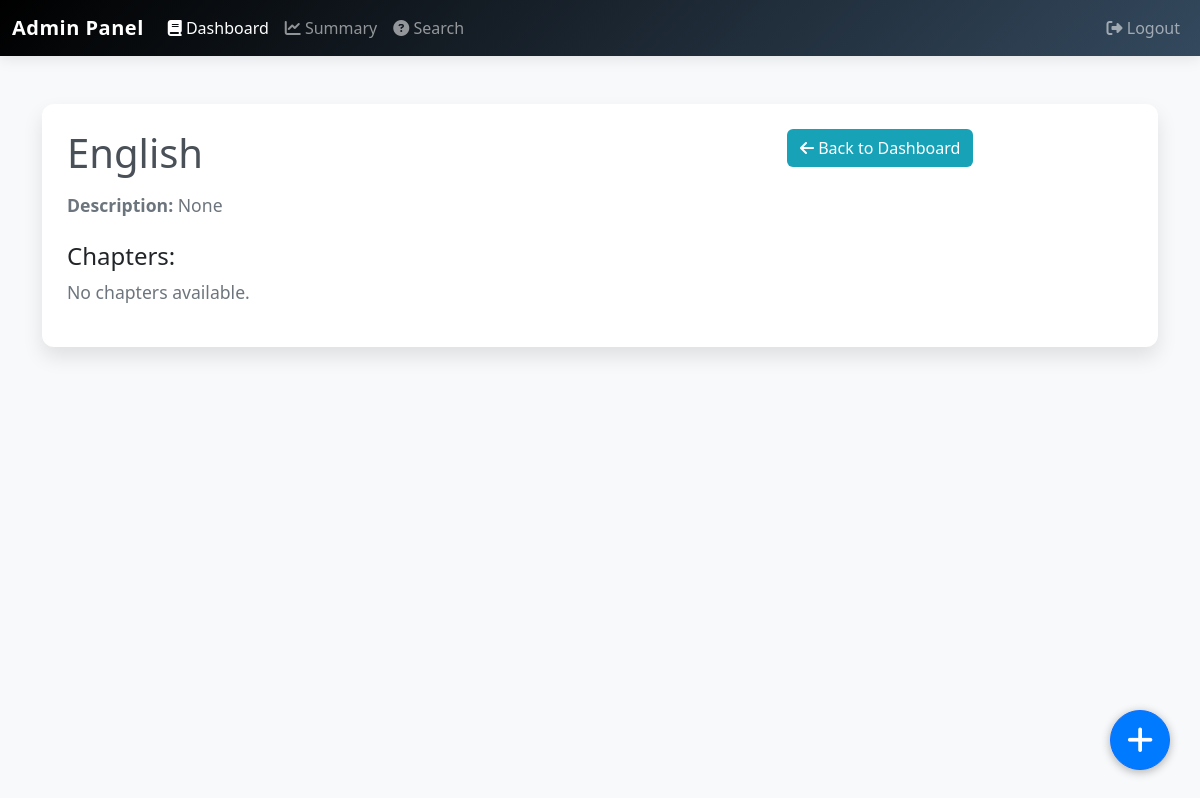
The app's page /admin_dashboard/view/kFojyHjxCLG8/English, older data.
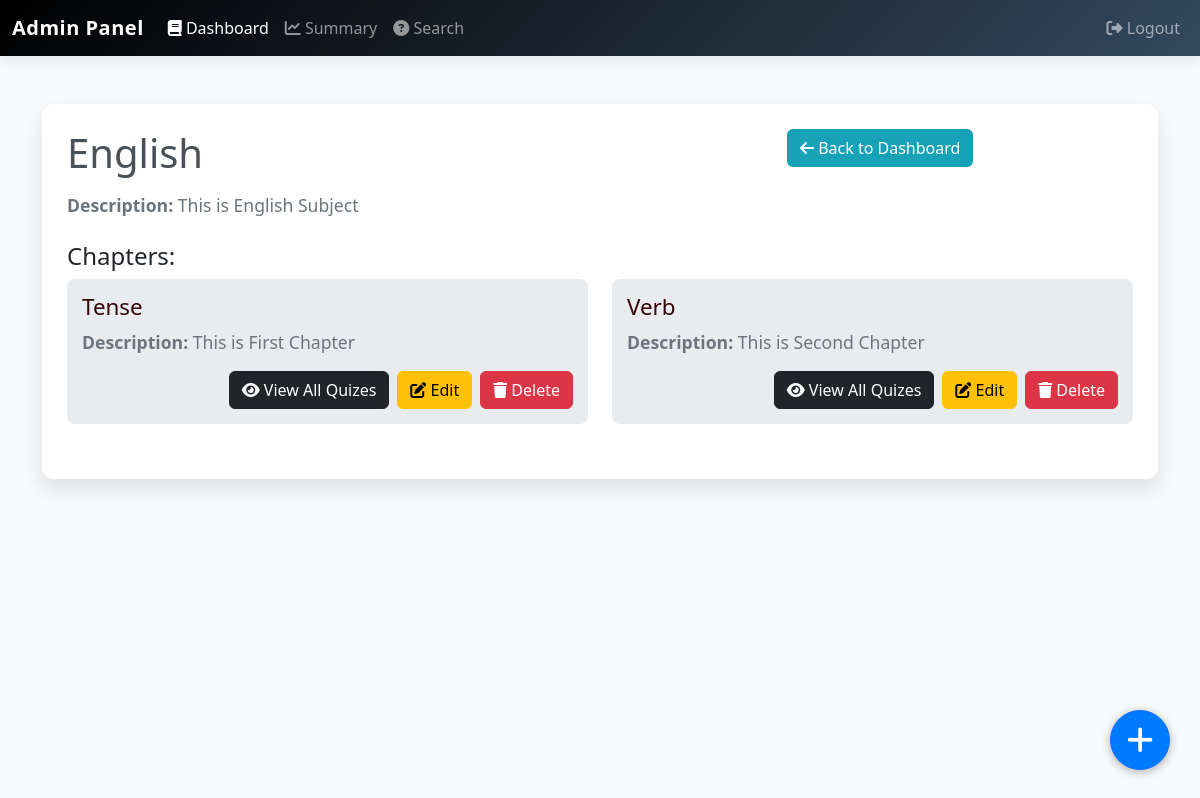
The same page, newer data.
### models/model.py (models this page shows)
class Subject(db.Model):
    uuid = db.Column(db.String(12), unique=True, nullable=False, primary_key=True)
    name = db.Column(db.String(100), nullable=False)
    description = db.Column(db.Text, nullable=False)
    created_at = db.Column(db.DateTime, default=datetime.utcnow)
    chapters = db.relationship('Chapter', backref='subject')

class Chapter(db.Model):
    uuid = db.Column(db.String(12), unique=True, nullable=False, primary_key=True)
    name = db.Column(db.String(100), nullable=False)
    description = db.Column(db.Text)
    subject_uuid = db.Column(db.String(12), db.ForeignKey('subject.uuid'), nullable=False)
    created_at = db.Column(db.DateTime, default=datetime.utcnow)

### app.py (the view)
@app.route('/admin_dashboard/view/<subject_id>/<subject_name>')
def view_subject(subject_id, subject_name):
    des = get_subj_des(subject_id)
    chap = get_chap(subject_id)
    return render_template('view_subject.html', subject_id=subject_id, subject_name=subject_name, subject_description=des, chapter=chap)

### controllers/admin/read.py (called while the page is built)
def get_subj_des(subj_id):
    subject = Subject.query.filter_by(uuid=subj_id).first()
    return subject.description if subject else None

def get_chap(subject_id):
    chapters  = Chapter.query.filter_by(subject_uuid=subject_id).all()
    if chapters:
        return [[chapter.uuid, chapter.name, chapter.description] for chapter in chapters]
    return None

### templates/view_subject.html (shortened to what this page needs)
<!DOCTYPE html>
<html lang="en">
<head>
    <link href="https://cdn.jsdelivr.net/npm/bootstrap@5.3.0/dist/css/bootstrap.min.css" rel="stylesheet">
    <link rel="stylesheet" href="https://cdnjs.cloudflare.com/ajax/libs/font-awesome/6.4.0/css/all.min.css">
</head>
<body>
    <header>
        <nav class="navbar navbar-expand-lg navbar-dark bg-dark">
            <div class="container-fluid">
                <a class="navbar-brand" href="#">Admin Panel</a>
                <div class="collapse navbar-collapse" id="navbarNav">
                    <ul class="navbar-nav">
                        <li class="nav-item">
                            <a class="nav-link active" href="{{url_for('admin_dashboard')}}"><i class="fas fa-book"></i> Dashboard</a>
                        </li>
                        <li class="nav-item">
                            <a class="nav-link" href="{{url_for('admin_summary')}}"><i class="fas fa-chart-line"></i> Summary</a>
                        </li>
                        <li class="nav-item">
                            <a class="nav-link" href="{{url_for('admin_search')}}"><i class="fas fa-question-circle"></i> Search</a>
                        </li>
                    </ul>
                    <ul class="navbar-nav ms-auto">
                        <li class="nav-item">
                            <a class="nav-link" href="{{url_for('home')}}"><i class="fas fa-sign-out-alt"></i> Logout</a>
                        </li>
                    </ul>
                </div>
            </div>
        </nav>
    </header>
    <div class="container mt-5">
        <div class="subject-card">
            <a href="{{url_for('admin_dashboard')}}" style="margin-left: 90vh;" class="btn back-btn">
                <i class="fas fa-arrow-left"></i> Back to Dashboard
            </a>
            <h2>{{ subject_name }}</h2>
            <p><strong>Description:</strong> {{ subject_description }}</p>
            <div class="row chapter-list-container mt-4">
                <h4>Chapters:</h4>
                {% if chapter %}
                    {% for chapter_item in chapter %}
                    <div class="col-md-6">
                        <div class="chapter-card">
                            <h5>{{ chapter_item[1] }}</h5>
                            <p><strong>Description:</strong> {{ chapter_item[2] }}</p>
                            <div class="d-flex justify-content-end">
                                <a href="{{url_for('view_chapter', subject_name=subject_name, subject_id=subject_id, chapter_id=chapter_item[0], chapter_name=chapter_item[1])}}" class="btn btn-dark me-2"><i class="fas fa-eye" title="see all the quizes"></i> View All Quizes</a>
                                <button class="btn btn-warning me-2" data-bs-toggle="modal" data-bs-target="#edit-{{ chapter_item[0] }}"><i class="fas fa-edit" title="here you only edit the Chapter's Name and Its' Description"></i> Edit</button>
                                <a class="btn btn-danger" href="{{ url_for('delete_chap', subject_id=subject_id, subject_name=subject_name, chapter_id=chapter_item[0] )}}"><i class="fas fa-trash" title="Delete this Chapter"></i> Delete</a>
                            </div>
                        </div>
                    </div>
                    {% endfor %}
                {% else %}
                    <p>No chapters available.</p>
                {% endif %}
            </div>
        </div>
    </div>
    <a href="{{url_for('create_chapter', subject_name=subject_name, subject_id=subject_id)}}" class="btn btn-primary add-chapter-btn">
        <i class="fas fa-plus"  title="Add Chapter"></i>
    </a>
</body>
</html>

Row changes from the older to the newer data that the page shows:
added Subject: name "English", description "This is English Subject"
added Chapter: name "Tense", description "This is First Chapter"
added Chapter: name "Verb", description "This is Second Chapter"
Text that changed along with them:
{{ subject_name }}: "English" → (not shown)
{{ subject_description }}: "None" → (not shown)
text no longer shown: "No chapters available."
